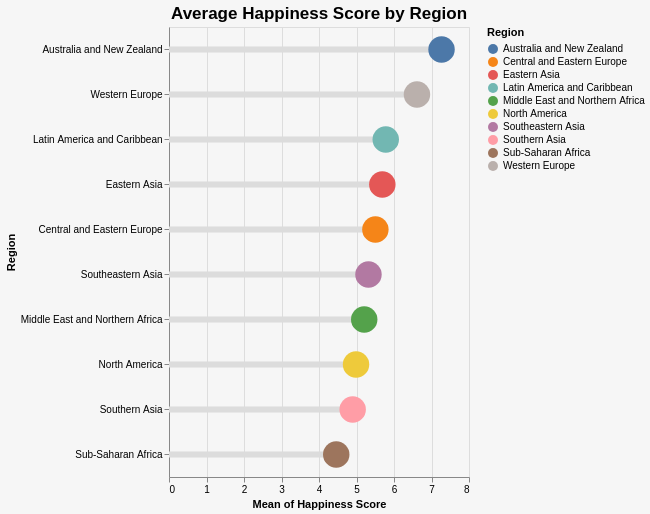

Here is the Vega-Lite specification saved for this chart:
### Vega-Lite specification from a JSON file in a GitHub repository (floating-point values rounded to 4 significant figures; data arrays with more than 128 entries replaced by an {"elided": "..."} marker saying what was removed)
{"$schema": "https://vega.github.io/schema/vega-lite/v4.json", "padding": 5, "title": {"text": "Average Happiness Score by Region", "fontSize": 17, "fontWeight": 600}, "description": "A simple bar chart with embedded data.", "width": "container", "height": 450, "data": {"values": {"elided": "157 records"}}, "layer": [{"mark": {"type": "bar", "tooltip": true, "binSpacing": 5}, "encoding": {"y": {"field": "Region", "type": "nominal", "sort": "-x"}, "color": {"value": "gainsboro"}, "size": {"value": 6}, "x": {"aggregate": "mean", "field": "Happiness Score", "type": "quantitative"}}}, {"mark": {"type": "circle", "tooltip": true, "opacity": 1}, "encoding": {"y": {"field": "Region", "type": "nominal", "sort": "-x"}, "size": {"value": 700}, "color": {"field": "Region", "type": "nominal"}, "x": {"aggregate": "mean", "field": "Happiness Score", "type": "quantitative"}}}], "background": "#F6F6F6", "config": {}}
